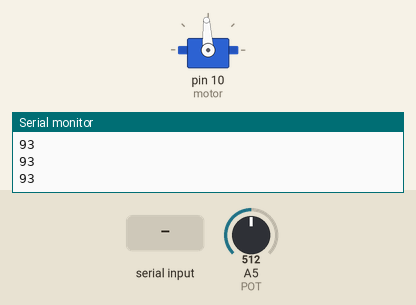
This sketch was run on a simulated Arduino Uno, built with avr-gcc and run on an emulated ATmega328P. Shown: servo, the last lines printed to the serial monitor. The test bench sets the inputs (shaded band); at power-on: A5 (POT) = 512.

Above: at 1.2 s.
1.3 s: "1" received over Serial
At 1.7 s:
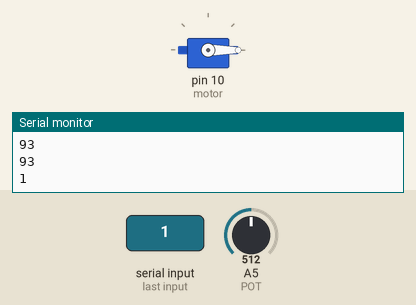
7.3 s: A5 (POT) set to 716
10.3 s: A5 (POT) set to 1023
At 11.1 s:
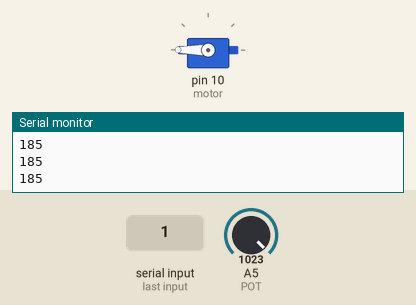
11.8 s: A5 (POT) set to 170
At 12.6 s:
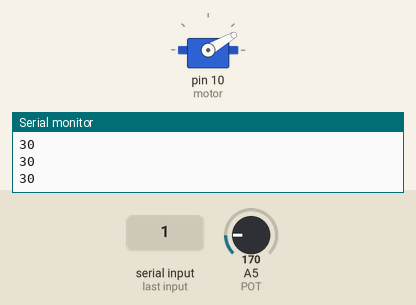
Timing chart, 0 to 14.3 s (numbered marks = the images above; inputs shaded):
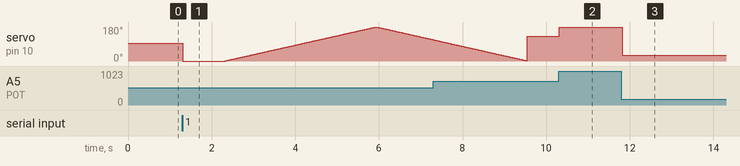

Measured:
- after the input at 10.3 s, servo on pin 10 (motor): 130° → 180° at once
- after the input at 11.8 s, servo on pin 10 (motor): 180° → 30° at once

The sketch:

Servo_Testing.ino
```cpp
#include <Servo.h>

#define POT 5
Servo motor;

void setup(void) {
  // put your setup code here, to run once:
  motor.attach(10);
  pinMode(POT,INPUT);
  Serial.begin(9600);
}

void loop(void) {

  char control='0';
  if(Serial.available()){
    control=Serial.read();
    Serial.print(control);
    if(control=='1'){ //activate automatic control
      motor.write(0);
      delay(1000);
      for(byte i=0;i<=180;i++){motor.write(i);delay(20);}
      for(byte i=180;i>0;i--){motor.write(i);delay(20);}

    }
  }
  byte angle=map(analogRead(POT),0,1024,0,186);
  motor.write(angle);
  Serial.println(angle);
  delay(20);
}
```
